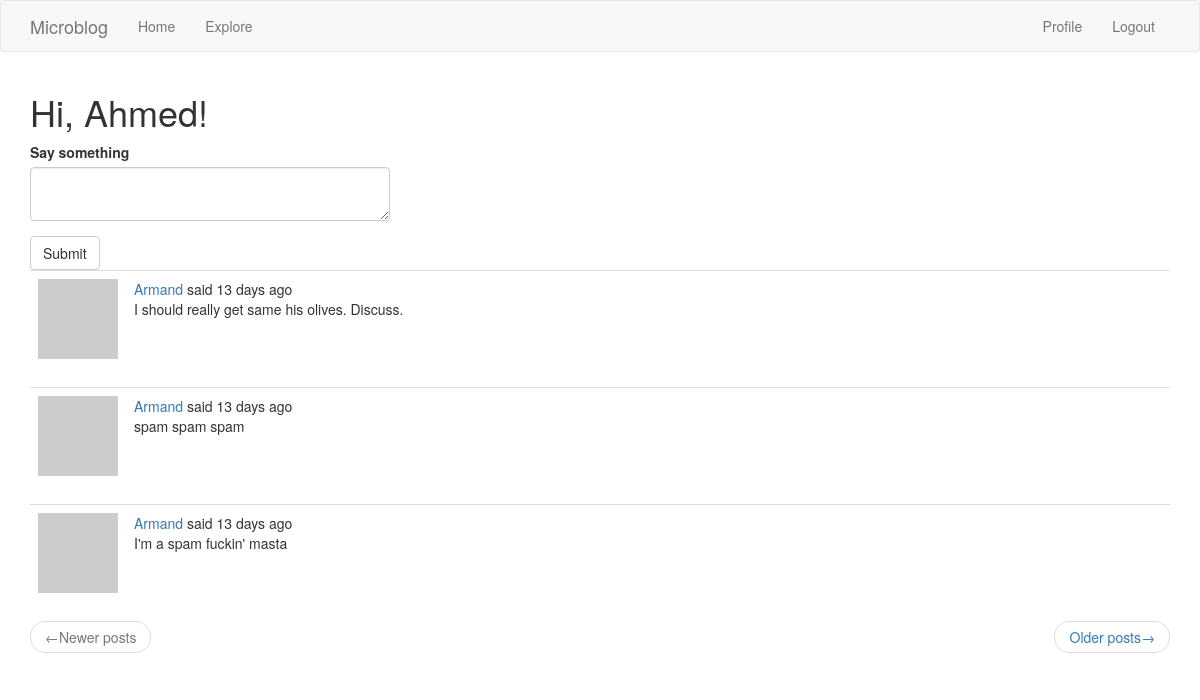
Before: /index (signed in) with the older database file.
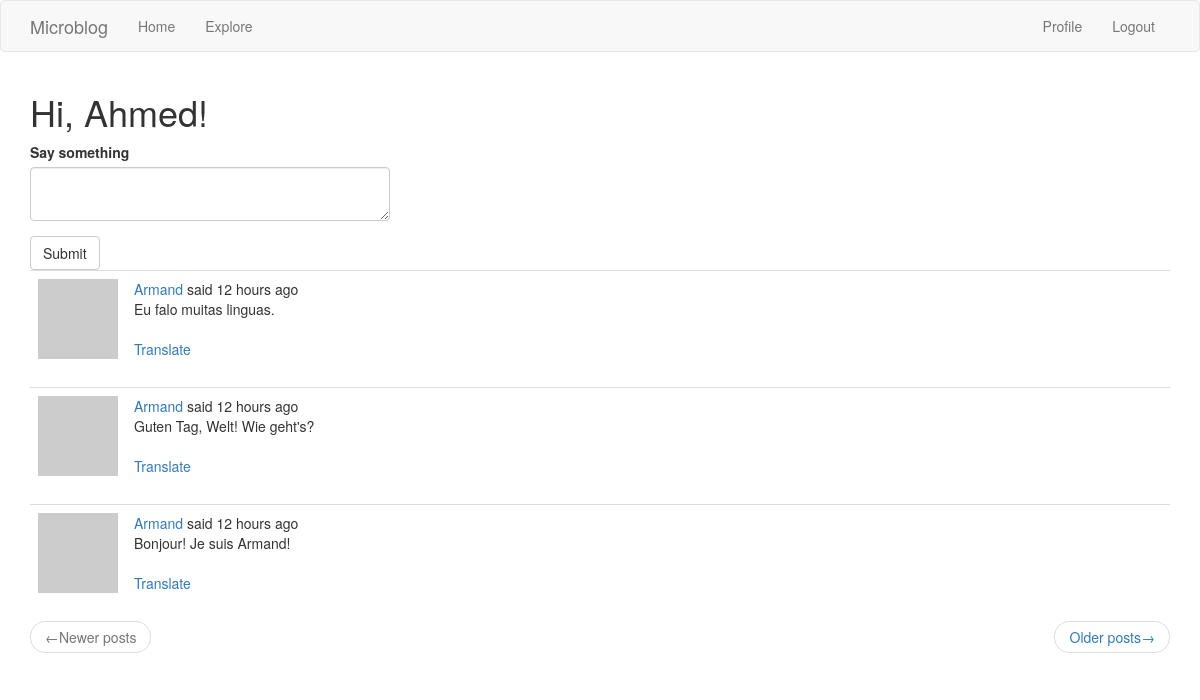
After: the same page with the newer database file.
### app/models.py (models this page shows, shortened)
class User(UserMixin, db.Model):
    id = db.Column(db.Integer, primary_key=True)
    username = db.Column(db.String(64), index=True, unique=True)
    email = db.Column(db.String(120), index=True, unique=True)
    password_hash = db.Column(db.String(128))
    posts = db.relationship('Post', backref='author', lazy='dynamic')
    def avatar(self, size):
        digest = md5(self.email.lower().encode('utf-8')).hexdigest()
        return 'https://www.gravatar.com/avatar/{}?d=identicon&s={}'.format(digest, size)
    about_me = db.Column(db.String(140))
    last_seen = db.Column(db.DateTime, default=datetime.utcnow)
    followed = db.relationship(
        'User', secondary=followers,
        primaryjoin=(followers.c.follower_id == id),
        secondaryjoin=(followers.c.followed_id == id),
        backref=db.backref('followers', lazy='dynamic'), lazy='dynamic')
    def followed_posts(self):
        followed = Post.query.join(
            followers, (followers.c.followed_id == Post.user_id)).filter(
                followers.c.follower_id == self.id)
        own = Post.query.filter_by(user_id=self.id)
        return followed.union(own).order_by(Post.timestamp.desc())

class Post(db.Model):
    id = db.Column(db.Integer, primary_key=True)
    body = db.Column(db.String(140))
    timestamp = db.Column(db.DateTime, index=True, default=datetime.utcnow)
    user_id = db.Column(db.Integer, db.ForeignKey('user.id'))
    language = db.Column(db.String(5))

### app/routes.py (the view, shortened to what this page needs)
@app.route('/', methods=['GET', 'POST'])
@app.route('/index', methods=['GET', 'POST'])
@login_required
def index():
    form = PostForm()
    page = request.args.get('page', 1, type=int)
    posts = current_user.followed_posts().paginate(page, app.config['POSTS_PER_PAGE'], False)
    next_url = url_for('index', page=posts.next_num) \
        if posts.has_next else None
    prev_url = url_for('index', page=posts.prev_num) \
        if posts.has_prev else None
    return render_template('index.html', title='Home', form=form,
                            posts=posts.items, next_url=next_url,
                            prev_url=prev_url)

### app/forms.py
class PostForm(FlaskForm):
    post = TextAreaField(_l('Say something'), validators=[
        DataRequired(), Length(min=1, max=140)])
    submit = SubmitField(_l('Submit'))

### app/models.py (called while the page is built)
@login.user_loader
def load_user(id):
    return User.query.get(int(id))

### app/routes.py (called while the page is built)
@app.before_request
def before_request():
    if current_user.is_authenticated:
        current_user.last_seen = datetime.utcnow()
        db.session.commit()
    g.locale = str(get_locale())

### app/templates/index.html
{% extends "base.html" %}
{% import 'bootstrap/wtf.html' as wtf %}
{% block app_content %}
    <h1>{{ _('Hi, %(username)s!', username=current_user.username.capitalize()) }}</h1>
    {% if form %}
    <div class="row">
        <div class="col-md-4">
        {{ wtf.quick_form(form) }}
        </div>
    </div>
    {% endif %}
    {% for post in posts %}
        {% include '_post.html' %}
    {% endfor %}
    <nav aria-label="...">
        <ul class="pager">
            <li class="previous{% if not prev_url %} disabled{% endif %}">
                <a href="{{ prev_url or '#' }}">
                    <span aria-hidden="true">&larr;</span>{{ _('Newer posts') }}</a>
            </li>
            <li class="next{% if not next_url %} disabled{% endif %}">
                <a href="{{ next_url or '#' }}">{{ _('Older posts') }}<span aria-hidden="true">&rarr;</span>
                </a>
            </li>
        </ul>
    </nav>
{% endblock %}

### app/templates/base.html (shortened to what this page needs)
{% extends 'bootstrap/base.html' %}
{% block navbar %}
    <nav class="navbar navbar-default">
        <div class="container">
            <div class="navbar-header">
                <a class="navbar-brand" href="{{ url_for('index') }}">Microblog</a>
            </div>
            <div class="collapse navbar-collapse" id="bs-example-navbar-collapse-1">
                <ul class="nav navbar-nav">
                    <li><a href="{{ url_for('index') }}">{{ _('Home') }}</a></li>
                    <li><a href="{{ url_for('explore') }}">{{ _('Explore') }}</a></li>
                </ul>
                <ul class="nav navbar-nav navbar-right">
                    {% if current_user.is_anonymous %}
                    <li><a href="{{ url_for('login') }}">{{ _('Login') }}</a></li>
                    {% else %}
                    <li><a href="{{ url_for('user', username=current_user.username) }}">{{ _('Profile') }}</a></li>
                    <li><a href="{{ url_for('logout') }}">{{ _('Logout') }}</a></li>
                    {% endif %}
                </ul>
            </div>
        </div>
    </nav>
{% endblock %}
{% block content %}
    <div class="container">
        {% block app_content %}{% endblock %}
    </div>
{% endblock %}

### app/templates/_post.html (shortened to what this page needs)
<table class="table table-hover">
    <tr>
        <td width="70px">
            <a href="{{ url_for('user', username=post.author.username) }}">
                <img src="{{ post.author.avatar(70) }}" />
            </a>
        </td>
        <td>
            {{ _('%(username)s said %(when)s', username=user_link, when=moment(post.timestamp).fromNow()) }}
            <br>
           <span id="post{{ post.id }}">{{ post.body }}</span>
            {% if post.language and post.language != g.locale %}
            <br><br>
            <span id="translation{{ post.id }}">
                <a href="javascript:translate(
                        '#post{{ post.id }}',
                        '#translation{{ post.id }}',
                        '{{ post.language }}',
                        '{{ g.locale }}');">{{ _('Translate') }}</a>
            </span>
            {% endif %}
        </td>
    </tr>
</table>

Changed rows visible on the page:
no longer on this page (row unchanged): Post: body "I should really get same his olives. Discuss."
no longer on this page (row unchanged): Post: body "spam spam spam"
no longer on this page (row unchanged): Post: body "I'm a spam fuckin' masta"
added Post: body "Eu falo muitas linguas."
added Post: body "Guten Tag, Welt! Wie geht's?"
added Post: body "Bonjour! Je suis Armand!"
